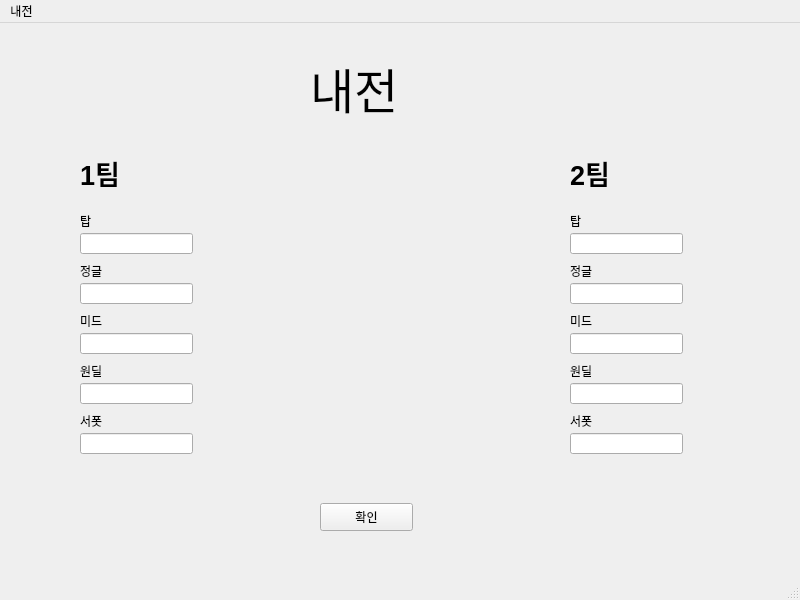
<?xml version="1.0" encoding="UTF-8"?>
<ui version="4.0">
 <class>MainWindow</class>
 <widget class="QMainWindow" name="MainWindow">
  <property name="geometry">
   <rect>
    <x>0</x>
    <y>0</y>
    <width>800</width>
    <height>600</height>
   </rect>
  </property>
  <property name="windowTitle">
   <string>MainWindow</string>
  </property>
  <property name="inputMethodHints">
   <set>Qt::ImhNone</set>
  </property>
  <widget class="QWidget" name="centralwidget">
   <widget class="QLabel" name="label">
    <property name="geometry">
     <rect>
      <x>310</x>
      <y>30</y>
      <width>120</width>
      <height>69</height>
     </rect>
    </property>
    <property name="font">
     <font>
      <pointsize>36</pointsize>
     </font>
    </property>
    <property name="text">
     <string>내전</string>
    </property>
    <property name="textFormat">
     <enum>Qt::RichText</enum>
    </property>
    <property name="scaledContents">
     <bool>false</bool>
    </property>
   </widget>
   <widget class="QLabel" name="label_2">
    <property name="geometry">
     <rect>
      <x>80</x>
      <y>130</y>
      <width>54</width>
      <height>38</height>
     </rect>
    </property>
    <property name="font">
     <font>
      <pointsize>20</pointsize>
      <weight>75</weight>
      <bold>true</bold>
     </font>
    </property>
    <property name="text">
     <string>1팀</string>
    </property>
    <property name="textFormat">
     <enum>Qt::RichText</enum>
    </property>
    <property name="scaledContents">
     <bool>false</bool>
    </property>
   </widget>
   <widget class="QLabel" name="label_3">
    <property name="geometry">
     <rect>
      <x>570</x>
      <y>130</y>
      <width>54</width>
      <height>38</height>
     </rect>
    </property>
    <property name="font">
     <font>
      <pointsize>20</pointsize>
      <weight>75</weight>
      <bold>true</bold>
     </font>
    </property>
    <property name="text">
     <string>2팀</string>
    </property>
    <property name="textFormat">
     <enum>Qt::RichText</enum>
    </property>
    <property name="scaledContents">
     <bool>false</bool>
    </property>
   </widget>
   <widget class="QLineEdit" name="top_1">
    <property name="geometry">
     <rect>
      <x>80</x>
      <y>210</y>
      <width>113</width>
      <height>21</height>
     </rect>
    </property>
   </widget>
   <widget class="QLineEdit" name="jun_1">
    <property name="geometry">
     <rect>
      <x>80</x>
      <y>360</y>
      <width>113</width>
      <height>21</height>
     </rect>
    </property>
   </widget>
   <widget class="QLineEdit" name="mid_1">
    <property name="geometry">
     <rect>
      <x>80</x>
      <y>260</y>
      <width>113</width>
      <height>21</height>
     </rect>
    </property>
   </widget>
   <widget class="QLineEdit" name="ad_1">
    <property name="geometry">
     <rect>
      <x>80</x>
      <y>310</y>
      <width>113</width>
      <height>21</height>
     </rect>
    </property>
   </widget>
   <widget class="QLineEdit" name="sup_1">
    <property name="geometry">
     <rect>
      <x>80</x>
      <y>410</y>
      <width>113</width>
      <height>21</height>
     </rect>
    </property>
   </widget>
   <widget class="QLabel" name="label_4">
    <property name="geometry">
     <rect>
      <x>80</x>
      <y>190</y>
      <width>15</width>
      <height>15</height>
     </rect>
    </property>
    <property name="text">
     <string>탑</string>
    </property>
   </widget>
   <widget class="QLabel" name="label_5">
    <property name="geometry">
     <rect>
      <x>80</x>
      <y>240</y>
      <width>30</width>
      <height>15</height>
     </rect>
    </property>
    <property name="text">
     <string>정글</string>
    </property>
   </widget>
   <widget class="QLabel" name="label_6">
    <property name="geometry">
     <rect>
      <x>80</x>
      <y>290</y>
      <width>30</width>
      <height>15</height>
     </rect>
    </property>
    <property name="text">
     <string>미드</string>
    </property>
   </widget>
   <widget class="QLabel" name="label_7">
    <property name="geometry">
     <rect>
      <x>80</x>
      <y>390</y>
      <width>30</width>
      <height>15</height>
     </rect>
    </property>
    <property name="text">
     <string>서폿</string>
    </property>
   </widget>
   <widget class="QLabel" name="label_8">
    <property name="geometry">
     <rect>
      <x>80</x>
      <y>340</y>
      <width>30</width>
      <height>15</height>
     </rect>
    </property>
    <property name="text">
     <string>원딜</string>
    </property>
   </widget>
   <widget class="QLineEdit" name="mid_2">
    <property name="geometry">
     <rect>
      <x>570</x>
      <y>260</y>
      <width>113</width>
      <height>21</height>
     </rect>
    </property>
   </widget>
   <widget class="QLabel" name="label_9">
    <property name="geometry">
     <rect>
      <x>570</x>
      <y>240</y>
      <width>30</width>
      <height>15</height>
     </rect>
    </property>
    <property name="text">
     <string>정글</string>
    </property>
   </widget>
   <widget class="QLineEdit" name="top_2">
    <property name="geometry">
     <rect>
      <x>570</x>
      <y>210</y>
      <width>113</width>
      <height>21</height>
     </rect>
    </property>
   </widget>
   <widget class="QLineEdit" name="ad_2">
    <property name="geometry">
     <rect>
      <x>570</x>
      <y>310</y>
      <width>113</width>
      <height>21</height>
     </rect>
    </property>
   </widget>
   <widget class="QLineEdit" name="sup_2">
    <property name="geometry">
     <rect>
      <x>570</x>
      <y>410</y>
      <width>113</width>
      <height>21</height>
     </rect>
    </property>
   </widget>
   <widget class="QLineEdit" name="jun_2">
    <property name="geometry">
     <rect>
      <x>570</x>
      <y>360</y>
      <width>113</width>
      <height>21</height>
     </rect>
    </property>
   </widget>
   <widget class="QLabel" name="label_11">
    <property name="geometry">
     <rect>
      <x>570</x>
      <y>340</y>
      <width>30</width>
      <height>15</height>
     </rect>
    </property>
    <property name="text">
     <string>원딜</string>
    </property>
   </widget>
   <widget class="QLabel" name="label_12">
    <property name="geometry">
     <rect>
      <x>570</x>
      <y>390</y>
      <width>30</width>
      <height>15</height>
     </rect>
    </property>
    <property name="text">
     <string>서폿</string>
    </property>
   </widget>
   <widget class="QLabel" name="label_13">
    <property name="geometry">
     <rect>
      <x>570</x>
      <y>290</y>
      <width>30</width>
      <height>15</height>
     </rect>
    </property>
    <property name="text">
     <string>미드</string>
    </property>
   </widget>
   <widget class="QPushButton" name="pushButton">
    <property name="geometry">
     <rect>
      <x>320</x>
      <y>480</y>
      <width>93</width>
      <height>28</height>
     </rect>
    </property>
    <property name="text">
     <string>확인</string>
    </property>
   </widget>
   <widget class="QLabel" name="label_10">
    <property name="geometry">
     <rect>
      <x>570</x>
      <y>190</y>
      <width>15</width>
      <height>15</height>
     </rect>
    </property>
    <property name="text">
     <string>탑</string>
    </property>
   </widget>
  </widget>
  <widget class="QMenuBar" name="menubar">
   <property name="geometry">
    <rect>
     <x>0</x>
     <y>0</y>
     <width>800</width>
     <height>26</height>
    </rect>
   </property>
   <widget class="QMenu" name="menu">
    <property name="title">
     <string>내전</string>
    </property>
   </widget>
   <addaction name="menu"/>
  </widget>
  <widget class="QStatusBar" name="statusbar"/>
 </widget>
 <resources/>
 <connections>
  <connection>
   <sender>pushButton</sender>
   <signal>clicked()</signal>
   <receiver>MainWindow</receiver>
   <slot>slot()</slot>
   <hints>
    <hint type="sourcelabel">
     <x>357</x>
     <y>528</y>
    </hint>
    <hint type="destinationlabel">
     <x>445</x>
     <y>544</y>
    </hint>
   </hints>
  </connection>
 </connections>
 <slots>
  <slot>slot()</slot>
 </slots>
</ui>
